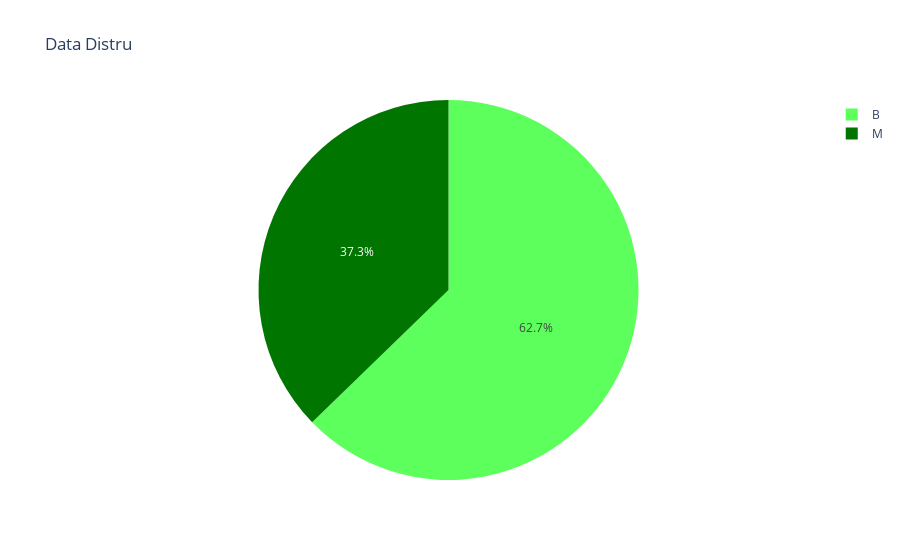

Notebook code cell kept with this figure:
### Markdown cell above
### EDA

### Code cell
px.pie(df, 'diagnosis', color='diagnosis', color_discrete_sequence=['#007500','#5CFF5C'], title='Data Distru')

### Figure 1 — Plotly figure (JSON) as saved in the notebook; plotly's stock layout.template omitted (floating-point values rounded to 4 significant figures; data arrays with more than 128 entries replaced by an {"elided": "..."} marker saying what was removed)
{"data": [{"customdata": {"elided": "569x1 str values"}, "domain": {"x": [0, 1], "y": [0, 1]}, "hovertemplate": "diagnosis=%{customdata[0]}<extra></extra>", "labels": {"elided": "569 str values"}, "legendgroup": "", "marker": {"colors": {"elided": "569 str values"}}, "name": "", "showlegend": true, "type": "pie"}], "layout": {"legend": {"tracegroupgap": 0}, "piecolorway": ["#007500", "#5CFF5C"], "title": {"text": "Data Distru"}}}
